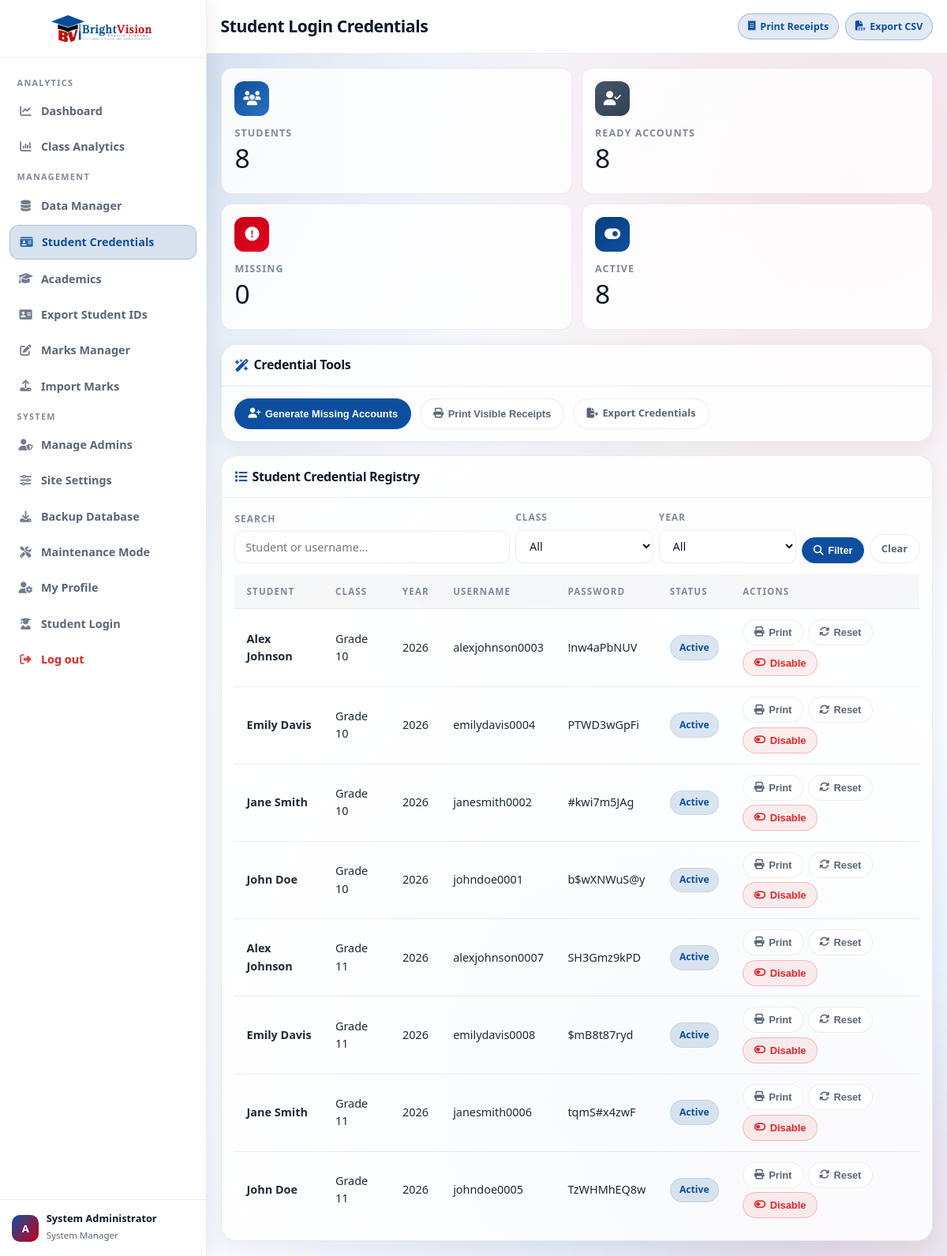
The app's page /admin/student_credentials.php (signed in) with its own data.
### tables this page shows
CREATE TABLE IF NOT EXISTS `students` (
  `id` INT AUTO_INCREMENT PRIMARY KEY,
  `student_code` VARCHAR(24) NULL UNIQUE,
  `name` VARCHAR(100) NOT NULL,
  `class_id` INT NULL,
  `academic_year_id` INT NULL,
  UNIQUE KEY `uq_student_identity` (`name`, `class_id`, `academic_year_id`),
  KEY `idx_students_class_year` (`class_id`, `academic_year_id`),
  KEY `idx_students_class_year_name` (`class_id`, `academic_year_id`, `name`),
  KEY `idx_students_year_class_name` (`academic_year_id`, `class_id`, `name`),
  KEY `idx_students_name` (`name`),
  CONSTRAINT `fk_students_class`
    FOREIGN KEY (`class_id`) REFERENCES `classes` (`id`) ON DELETE CASCADE,
  CONSTRAINT `fk_students_year`
    FOREIGN KEY (`academic_year_id`) REFERENCES `academic_years` (`id`) ON DELETE CASCADE
);

CREATE TABLE IF NOT EXISTS `classes` (
  `id` INT AUTO_INCREMENT PRIMARY KEY,
  `class_name` VARCHAR(50) NOT NULL UNIQUE
);

CREATE TABLE IF NOT EXISTS `academic_years` (
  `id` INT AUTO_INCREMENT PRIMARY KEY,
  `year_name` VARCHAR(20) NOT NULL UNIQUE
);

CREATE TABLE IF NOT EXISTS `student_accounts` (
  `id` INT AUTO_INCREMENT PRIMARY KEY,
  `student_id` INT NOT NULL,
  `username` VARCHAR(64) NOT NULL UNIQUE,
  `password_hash` VARCHAR(255) NOT NULL,
  `password_plain` VARCHAR(120) NOT NULL,
  `is_active` TINYINT(1) NOT NULL DEFAULT 1,
  `last_login_at` DATETIME NULL,
  `created_at` TIMESTAMP DEFAULT CURRENT_TIMESTAMP,
  `updated_at` TIMESTAMP DEFAULT CURRENT_TIMESTAMP ON UPDATE CURRENT_TIMESTAMP,
  UNIQUE KEY `uq_student_accounts_student` (`student_id`),
  KEY `idx_student_accounts_username_active` (`username`, `is_active`),
  CONSTRAINT `fk_student_accounts_student`
    FOREIGN KEY (`student_id`) REFERENCES `students` (`id`) ON DELETE CASCADE
);

### admin/admin_auth.php (called while the page is built, shortened)
<?php
if (!function_exists('admin_permissions')) {
    function admin_permissions(): array
    {
        $permissions = $_SESSION['admin_permissions'] ?? [];
        return is_array($permissions) ? $permissions : [];
    }
}
if (!function_exists('admin_can')) {
    function admin_can(string $permission): bool
    {
        $permissions = admin_permissions();
        return !empty($permissions[$permission]);
    }
}
if (!function_exists('admin_display_name')) {
    function admin_display_name(): string
    {
        $name = trim((string) ($_SESSION['admin_name'] ?? ''));
        if ($name !== '') {
            return $name;
        }
        $username = trim((string) ($_SESSION['admin_username'] ?? ''));
        return $username !== '' ? $username : 'Administrator';
    }
}

### admin/student_credentials.php (the view, shortened to what this page needs)
<?php
require_once '../config.php';
require_once 'admin_auth.php';
$search = trim((string) ($_GET['search'] ?? ''));
$sql = "\n    SELECT\n        s.id,\n        s.name AS student_name,\n        c.class_name,\n        y.year_name,\n        sa.username,\n        sa.password_plain,\n        sa.is_active,\n        sa.last_login_at\n    FROM students s\n    LEFT JOIN classes c ON c.id = s.class_id\n    LEFT JOIN academic_years y ON y.id = s.academic_year_id\n    LEFT JOIN student_accounts sa ON sa.student_id = s.id\n    WHERE 1=1\n";
$params = [];
$sql .= " ORDER BY y.year_name DESC, c.class_name ASC, s.name ASC";
$stmt = $pdo->prepare($sql);
$stmt->execute($params);
$students = $stmt->fetchAll(PDO::FETCH_ASSOC);
$totals = [
    'students' => (int) $pdo->query('SELECT COUNT(*) FROM students')->fetchColumn(),
    'ready' => (int) $pdo->query("SELECT COUNT(*) FROM student_accounts WHERE username <> '' AND password_plain <> ''")->fetchColumn(),
    'active' => (int) $pdo->query('SELECT COUNT(*) FROM student_accounts WHERE is_active = 1')->fetchColumn()
];
$totals['missing'] = max(0, $totals['students'] - $totals['ready']);
?>
<!DOCTYPE html>
<html lang="en">
<head>
    <link rel="stylesheet" href="https://cdnjs.cloudflare.com/ajax/libs/font-awesome/6.5.0/css/all.min.css">
    <link rel="stylesheet" href="../css/style.css">
    <link rel="stylesheet" href="../css/admin.css">
</head>
<body class="receipt-print-page">
<div class="bg-mesh"><div class="orb orb-1"></div><div class="orb orb-2"></div><div class="orb orb-3"></div></div>
<div class="admin-layout">
<aside class="sidebar" id="sidebar">
    <a href="dashboard" class="sb-header"><img src="../logo.png" alt="BrightVision" class="sb-logo"></a>
    <nav class="sb-nav">
        <div class="sb-label">Analytics</div><a href="dashboard" class="sb-link"><i class="fas fa-chart-line"></i> Dashboard</a><?php if (admin_can('view_analytics')): ?><a href="class_analytics" class="sb-link"><i class="fas fa-chart-column"></i> Class Analytics</a><?php endif; ?>
        <div class="sb-label">Management</div><a href="manage_students" class="sb-link"><i class="fas fa-database"></i> Data Manager</a><a href="student_credentials" class="sb-link active"><i class="fas fa-id-card"></i> Student Credentials</a><a href="manage_academics" class="sb-link"><i class="fas fa-graduation-cap"></i> Academics</a>
                    <a href="export_student_ids" class="sb-link"><i class="fas fa-address-card"></i> Export Student IDs</a>
        <?php if (admin_can('manage_marks')): ?><a href="manage_marks" class="sb-link"><i class="fas fa-pen-to-square"></i> Marks Manager</a><?php endif; ?>
        <?php if (admin_can('import_csv')): ?><a href="import_csv" class="sb-link"><i class="fas fa-upload"></i> Import Marks</a><?php endif; ?>
        <div class="sb-label">System</div>
        <?php if (admin_can('manage_admins')): ?><a href="manage_admins" class="sb-link"><i class="fas fa-user-shield"></i> Manage Admins</a><?php endif; ?>
        <?php if (admin_can('manage_site_settings')): ?><a href="site_settings" class="sb-link"><i class="fas fa-sliders"></i> Site Settings</a><?php endif; ?>
        <?php if (admin_can('backup_db')): ?><a href="backup_database" class="sb-link"><i class="fas fa-download"></i> Backup Database</a><?php endif; ?>
        <?php if (admin_can('maintenance_mode')): ?><a href="maintenance" class="sb-link"><i class="fas fa-screwdriver-wrench"></i> Maintenance Mode</a><?php endif; ?>
        <a href="profile" class="sb-link"><i class="fas fa-user-gear"></i> My Profile</a><a href="../student_login" target="_blank" class="sb-link"><i class="fas fa-user-graduate"></i> Student Login</a><a href="logout" class="sb-link" style="color:var(--danger);"><i class="fas fa-right-from-bracket"></i> Log out</a>
    </nav>
    <div class="sb-profile"><div class="sb-avatar">A</div><div class="sb-profile-text"><strong><?= htmlspecialchars(admin_display_name()) ?></strong><span>System Manager</span></div></div>
</aside>
<main class="admin-main">
    <div class="admin-topbar">
        <div class="topbar-left"><button class="sb-toggle" id="sbToggle"><i class="fas fa-bars"></i></button><h1>Student Login Credentials</h1></div>
        <div class="topbar-meta"><button type="button" class="topbar-action" id="printVisibleReceipts"><i class="fas fa-receipt"></i> Print Receipts</button><a href="student_credentials?action=export_csv" class="topbar-action"><i class="fas fa-file-csv"></i> Export CSV</a></div>
    </div>
    <div class="admin-body dashboard-stack">
        <section class="metrics-grid reveal d1">
            <article class="val-card"><div class="icon ic-blue"><i class="fas fa-users"></i></div><div class="val-lbl">Students</div><div class="val-num"><?= (int) $totals['students'] ?></div></article>
            <article class="val-card"><div class="icon ic-purple"><i class="fas fa-user-check"></i></div><div class="val-lbl">Ready Accounts</div><div class="val-num"><?= (int) $totals['ready'] ?></div></article>
            <article class="val-card"><div class="icon ic-pink"><i class="fas fa-circle-exclamation"></i></div><div class="val-lbl">Missing</div><div class="val-num"><?= (int) $totals['missing'] ?></div></article>
            <article class="val-card"><div class="icon ic-orange"><i class="fas fa-toggle-on"></i></div><div class="val-lbl">Active</div><div class="val-num"><?= (int) $totals['active'] ?></div></article>
        </section>
        <section class="dash-panel reveal d2">
            <div class="panel-head"><h2><i class="fas fa-wand-magic-sparkles" style="color:var(--primary);"></i> Credential Tools</h2></div>
            <div class="panel-body">
                <form method="POST" style="display:flex;gap:0.7rem;flex-wrap:wrap;">
                    <button type="submit" class="notion-btn notion-btn-primary"><i class="fas fa-user-plus"></i> Generate Missing Accounts</button>
                    <button type="button" class="notion-btn notion-btn-ghost" id="printVisibleReceiptsPanel"><i class="fas fa-print"></i> Print Visible Receipts</button>
                    <a href="student_credentials?action=export_csv" class="notion-btn notion-btn-ghost"><i class="fas fa-file-export"></i> Export Credentials</a>
                </form>
            </div>
        </section>
        <section class="dash-panel reveal d3">
            <div class="panel-head"><h2><i class="fas fa-list" style="color:var(--primary);"></i> Student Credential Registry</h2></div>
            <div class="panel-body">
                <form method="GET" class="filter-form" style="margin-bottom:0.85rem;">
                    <div class="notion-form-group" style="flex:2;min-width:180px;"><label class="notion-label">Search</label><input type="text" name="search" class="notion-input" value="<?= htmlspecialchars($search) ?>" placeholder="Student or username..."></div>
                    <div class="notion-form-group" style="flex:1;min-width:130px;"><label class="notion-label">Class</label><select name="class_id" class="notion-select"><option value="">All</option></select></div>
                    <div class="notion-form-group" style="flex:1;min-width:130px;"><label class="notion-label">Year</label><select name="year_id" class="notion-select"><option value="">All</option></select></div>
                    <button type="submit" class="notion-btn notion-btn-primary notion-btn-sm"><i class="fas fa-search"></i> Filter</button>
                    <a href="student_credentials" class="notion-btn notion-btn-ghost notion-btn-sm">Clear</a>
                </form>
                <div class="table-scroll"><table class="glass-table"><thead><tr><th>Student</th><th>Class</th><th>Year</th><th>Username</th><th>Password</th><th>Status</th><th>Actions</th></tr></thead><tbody>
                <?php foreach ($students as $row): ?>
                    <tr>
                        <td style="font-weight:700;"><?= htmlspecialchars((string) ($row['student_name'] ?? '')) ?></td>
                        <td><?= htmlspecialchars((string) ($row['class_name'] ?? '-')) ?></td>
                        <td><?= htmlspecialchars((string) ($row['year_name'] ?? '-')) ?></td>
                        <td><?= htmlspecialchars((string) ($row['username'] ?? '')) ?></td>
                        <td><?= htmlspecialchars((string) ($row['password_plain'] ?? '')) ?></td>
                        <td><span class="badge <?= !empty($row['is_active']) ? 'badge-blue' : 'badge-pink' ?>"><?= !empty($row['is_active']) ? 'Active' : 'Disabled' ?></span></td>
                        <td>
                            <div class="table-actions">
                                <button type="button" class="notion-btn notion-btn-ghost notion-btn-sm js-print-receipt" data-student-id="<?= (int) $row['id'] ?>"><i class="fas fa-print"></i> Print</button>
                                <form method="POST" style="display:inline-flex;"><button type="submit" class="notion-btn notion-btn-ghost notion-btn-sm"><i class="fas fa-rotate"></i> Reset</button></form>
                                <form method="POST" style="display:inline-flex;"><button type="submit" class="notion-btn notion-btn-sm <?= empty($row['is_active']) ? 'notion-btn-primary' : 'notion-btn-danger' ?>"><i class="fas <?= empty($row['is_active']) ? 'fa-toggle-on' : 'fa-toggle-off' ?>"></i> <?= empty($row['is_active']) ? 'Enable' : 'Disable' ?></button></form>
                            </div>
                        </td>
                    </tr>
                <?php endforeach; ?>
                </tbody></table></div>
            </div>
        </section>
    </div>
</main>
</div>
</body>
</html>

### css/style.css (style rules this page uses)
:root { --bg-base: #f3f6fc; --bg-soft: #fafcff; --glass-bg: rgba(255, 255, 255, 0.8); --glass-solid: #ffffff; --glass-border: rgba(17, 24, 39, 0.08); --glass-hover: rgba(15, 23, 42, 0.04); --text-main: #0f172a; --text-dark: #1f2937; --text-muted: #5b6578; --text-soft: #7f899c; --primary: #0d4f9e; --primary-strong: #093f7d; --primary-glow: rgba(13, 79, 158, 0.24); --accent: #c70017; --accent-strong: #9f0012; --accent-glow: rgba(199, 0, 23, 0.2); --success: #0f9d58; --warning: #d97706; --danger: #dc2626; --radius-xl: 28px; --radius-lg: 20px; --radius: 14px; --radius-sm: 10px; --font-heading: 'Trebuchet MS', 'Segoe UI', 'Candara', sans-serif; --font-body: 'Segoe UI', 'Verdana', 'Tahoma', sans-serif; --shadow-soft: 0 8px 28px rgba(15, 23, 42, 0.06); --shadow-card: 0 14px 34px rgba(15, 23, 42, 0.08); --transition: 0.28s cubic-bezier(0.16, 1, 0.3, 1); }
* { box-sizing: border-box; margin: 0; padding: 0; }
html, body { min-height: 100%; }
body { font-family: var(--font-body); color: var(--text-main); line-height: 1.55; background: var(--bg-base); overflow-x: hidden; position: relative; }
a { color: inherit; }
.bg-mesh { position: fixed; inset: 0; z-index: -2; overflow: hidden; background: radial-gradient(circle at 8% 10%, rgba(13, 79, 158, 0.14), transparent 34%), radial-gradient(circle at 90% 15%, rgba(199, 0, 23, 0.1), transparent 32%), radial-gradient(circle at 70% 85%, rgba(13, 79, 158, 0.14), transparent 36%), linear-gradient(160deg, #f3f6fc 0%, #fafcff 48%, #f5f8fe 100%); }
.bg-mesh::after { content: ''; position: absolute; inset: 0; background-image: radial-gradient(rgba(15, 23, 42, 0.04) 0.7px, transparent 0.7px); background-size: 18px 18px; opacity: 0.32; pointer-events: none; }
.orb { position: absolute; border-radius: 50%; filter: blur(72px); opacity: 0.5; animation: drift 18s ease-in-out infinite alternate; }
.orb-2 { width: 52vw; height: 52vw; right: -16%; bottom: -18%; background: radial-gradient(circle, rgba(199, 0, 23, 0.2) 0%, transparent 70%); animation-delay: -6s; }
.orb-3 { width: 34vw; height: 34vw; right: 26%; top: 34%; background: radial-gradient(circle, rgba(13, 79, 158, 0.16) 0%, transparent 64%); animation-delay: -11s; }
h1, h2, h3, h4, h5, h6 { font-family: var(--font-heading); color: var(--text-main); letter-spacing: -0.02em; }
.table-scroll { overflow-x: auto; }
.glass-table { width: 100%; border-collapse: collapse; }
.glass-table th, .glass-table td { padding: 0.8rem 0.95rem; text-align: left; border-bottom: 1px solid var(--glass-border); }
.glass-table th { font-size: 0.72rem; letter-spacing: 0.1em; text-transform: uppercase; font-weight: 700; color: var(--text-soft); background: rgba(15, 23, 42, 0.03); }
.glass-table td { color: var(--text-dark); font-size: 0.9rem; }
.glass-table tbody tr:last-child td { border-bottom: none; }
.badge { display: inline-flex; align-items: center; gap: 0.35rem; padding: 0.34rem 0.7rem; border-radius: 999px; font-size: 0.76rem; font-weight: 700; border: 1px solid rgba(15, 23, 42, 0.08); }
.badge-blue { background: rgba(13, 79, 158, 0.14); color: var(--primary); }
.reveal { opacity: 0; transform: translateY(18px); animation: floatUp 0.55s cubic-bezier(0.16, 1, 0.3, 1) forwards; }
.d1 { animation-delay: 0.1s; }
.d2 { animation-delay: 0.18s; }
.d3 { animation-delay: 0.26s; }

### records on screen
students: name "Alex Johnson", class.class_name "Grade 10", academic_year.year_name "2026", student_accounts.username "alexjohnson0003", student_accounts.password_plain "!nw4aPbNUV"
students: name "Emily Davis", class.class_name "Grade 10", academic_year.year_name "2026", student_accounts.username "emilydavis0004", student_accounts.password_plain "PTWD3wGpFi"
students: name "Jane Smith", class.class_name "Grade 10", academic_year.year_name "2026", student_accounts.username "janesmith0002", student_accounts.password_plain "#kwi7m5JAg"
students: name "John Doe", class.class_name "Grade 10", academic_year.year_name "2026", student_accounts.username "johndoe0001", student_accounts.password_plain "b$wXNWuS@y"
students: name "Alex Johnson", class.class_name "Grade 11", academic_year.year_name "2026", student_accounts.username "alexjohnson0007", student_accounts.password_plain "SH3Gmz9kPD"
students: name "Emily Davis", class.class_name "Grade 11", academic_year.year_name "2026", student_accounts.username "emilydavis0008", student_accounts.password_plain "$mB8t87ryd"
students: name "Jane Smith", class.class_name "Grade 11", academic_year.year_name "2026", student_accounts.username "janesmith0006", student_accounts.password_plain "tqmS#x4zwF"
students: name "John Doe", class.class_name "Grade 11", academic_year.year_name "2026", student_accounts.username "johndoe0005", student_accounts.password_plain "TzWHMhEQ8w"

### other values on screen
admin_display_name() "System Administrator"
$totals['students'] "8"
$totals['ready'] "8"
$totals['missing'] "0"
$totals['active'] "8"
